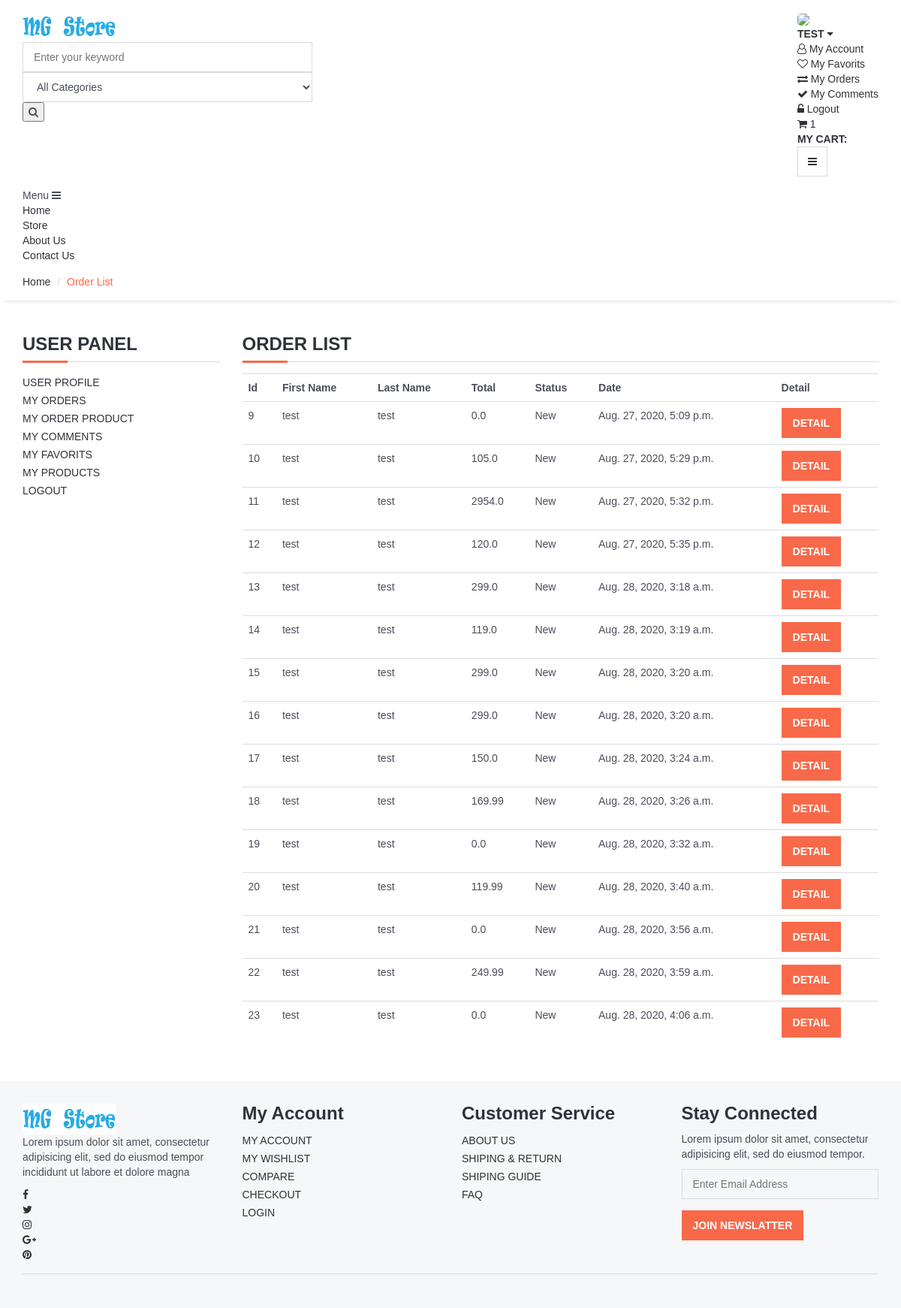
/user/orders/ (signed in), run on the app's committed database.
### order/models.py (models this page shows, shortened)
class Order(models.Model):
    STATUS = (
        ('New', 'New'),
        ('Accepted', 'Accepted'),
        ('Preaparing', 'Preaparing'),
        ('OnShipping', 'OnShipping'),
        ('Completed', 'Completed'),
        ('Canceled', 'Canceled'),
    )
    user = models.ForeignKey(User, on_delete=models.SET_NULL, null=True)
    code = models.CharField(max_length=5, editable=False )
    first_name = models.CharField(max_length=10)
    last_name = models.CharField(max_length=10)
    phone = models.CharField(blank=True, max_length=20)
    address = models.CharField(blank=True, max_length=150)
    city = models.CharField(blank=True, max_length=20)
    country = models.CharField(blank=True, max_length=20)
    total = models.FloatField()
    status=models.CharField(max_length=10,choices=STATUS,default='New')
    ip = models.CharField(blank=True, max_length=20)
    adminnote = models.CharField(blank=True, max_length=100)
    create_at=models.DateTimeField(auto_now_add=True)
    update_at=models.DateTimeField(auto_now=True)

### user/views.py (the view)
# urls.py: path('orders/', views.user_orders, name='user_orders'),
@login_required(login_url='/login') # Check login
def user_orders(request):
    current_user = request.user
    orders=Order.objects.filter(user_id=current_user.id)
    context = {#'category': category,
               'orders': orders,
               }
    return render(request, 'user_orders.html', context)

### home/templatetags/myapptags.py (called while the page is built)
@register.simple_tag
def shopcartcount(userid):
    count = ShopCart.objects.filter(user_id=userid).count()
    return count

### user/templates/user_orders.html (shortened to what this page needs)
{% extends 'homebase.html' %}
{% block sidebar %} {% include 'sidebar.html' %} {% endblock %}
{% block body %}
    <div id="breadcrumb">
        <div class="container">
            <ul class="breadcrumb">
                <li><a href="/">Home</a></li>
                <li class="active">Order List</li>
            </ul>
        </div>
    </div>
    <div class="section">
        <div class="container">
            <div class="row">
                <div class="col-md-3">
                    {% include "user_panel.html" %}
                </div>
                <div class="col-md-9">
                    <div class="order-summary clearfix">
                        <div class="section-title">
                            <h3 class="title">Order List</h3>
                        </div>
                        <table class="shopping-cart-table table">
                            <tr>
                                <th class="text-left">Id </th>
                                <th class="text-left">First Name </th>
                                <th class="text-left">Last Name </th>
                                <th class="text-left">Total </th>
                                <th class="text-left">Status </th>
                                <th class="text-left">Date </th>
                                <th class="text-left">Detail </th>
                            </tr>
                            {% for rs in orders %}
                                <tr>
                                    <td class="text-left">{{ rs.id}} </td>
                                    <td class="text-left">{{ rs.first_name}} </td>
                                    <td class="text-left">{{ rs.last_name}} </td>
                                    <td class="text-left">{{ rs.total}} </td>
                                    <td class="text-left">{{ rs.status}} </td>
                                    <td class="text-left">{{ rs.create_at}} </td>
                                    <td class="text-left"><a class="primary-btn" href="/user/orderdetail/{{ rs.id }}"> Detail </a></td>
                                </tr>
                            {% endfor %}
                        </table>
                    </div>
                </div>
            </div>
        </div>
    </div>
{% endblock %}

### home/templates/header.html (shortened to what this page needs)
{% load static %}
{% load i18n %}
{% load currency %}
<header>
    <div id="header">
        <div class="container">
            <div class="pull-left">
                <div class="header-logo">
                    <a class="logo" href="{% url 'home' %}">
                        <img src="{% static '' %}img/logoMG.png" alt="">
                    </a>
                </div>
                <div class="header-search">
                    <form action="/search/" method="post">
                        <input id="query" name="query" class="input search-input" type="text" placeholder="Enter your keyword">
                        <select name="catid"  class="input search-categories">
                            <option value="0">{% trans "All Categories" %}</option>
                        </select>
                        <button class="search-btn"><i class="fa fa-search"></i></button>
                    </form>
                </div>
            </div>
            <div class="pull-right" >
                <ul class="header-btns">
                    <li class="header-account dropdown default-dropdown">
                        {% if user.id is not None %}
                            <div class="dropdown-toggle" role="button" data-toggle="dropdown" aria-expanded="true">
                                <div class="header-btns-icon">
                                    <img src="{{ request.session.userimage }}" style="height: 40px; border-radius: 30%">
                                </div>
                                <strong class="text-uppercase">{{ user.first_name }} <i class="fa fa-caret-down"></i></strong>
                            </div>
                        {% else %}
                            <a href="{% url 'login' %}" class="text-uppercase">Login</a> / <a href="{% url 'signup' %}" class="text-uppercase">Sign Up</a>
                        {% endif %}
                        <ul class="custom-menu">
                            <li><a href="{% url 'user_index' %}"><i class="fa fa-user-o"></i> {% trans "My Account" %}</a></li>
                            <li><a href="#"><i class="fa fa-heart-o"></i> {% trans "My Favorits" %}</a></li>
                            <li><a href="{% url 'user_orders' %}"><i class="fa fa-exchange"></i> {% trans "My Orders " %}</a></li>
                            <li><a href="{% url 'user_comments' %}"><i class="fa fa-check"></i> {% trans "My Comments" %}</a></li>
                            <li><a href="{% url 'logout' %}"><i class="fa fa-unlock-alt"></i> {% trans "Logout" %}</a></li>
                        </ul>
                    </li>
                    <li class="header-cart dropdown default-dropdown">
                        <a href="{% url 'shopcart'%}" >
                            <div class="header-btns-icon">
                                <i class="fa fa-shopping-cart"></i>
                                {% load myapptags %}
                                {% shopcartcount user.id as count %}
                                <span class="qty">{{ count }}</span>
                            </div>
                            <strong class="text-uppercase">{% trans "My Cart:" %}</strong>
                            <br>
                        </a>
                    </li>
                    <li class="nav-toggle">
                        <button class="nav-toggle-btn main-btn icon-btn"><i class="fa fa-bars"></i></button>
                    </li>
                </ul>
            </div>
        </div>
    </div>
</header>

### home/static/css/style.css (style rules this page uses)
body { font-family: 'Montserrat', sans-serif; color: #4A4E5A; overflow-x: hidden; }
h1, h2, h3, h4, h5, h6 { color: #30323A; margin: 0 0 10px; font-weight: 700; }
a { color: #30323A; -webkit-transition: 0.3s color; transition: 0.3s color; }
strong { color: #30323A; }
ul, ol { margin: 0; padding: 0; list-style: none }
.main-btn, .primary-btn { display: inline-block; padding: 10px 15px; text-transform: uppercase; font-weight: 700; border: none; -webkit-transition: 0.3s all; transition: 0.3s all; }
.icon-btn.main-btn, .icon-btn.primary-btn { width: 40px; height: 40px; line-height: 40px; text-align: center; padding: 0px; border: none; }
.main-btn { color: #30323A; background-color: #FFF; -webkit-box-shadow: 0px 0px 0px 1px #DADADA inset, 0px 0px 0px 6px transparent; box-shadow: 0px 0px 0px 1px #DADADA inset, 0px 0px 0px 6px transparent; }
.primary-btn { color: #FFF; background-color: #F8694A; }
.input { width: 100%; height: 40px; padding: 0px 15px; border: none; background-color: transparent; -webkit-box-shadow: 0px 0px 0px 1px #DADADA inset, 0px 0px 0px 5px transparent; box-shadow: 0px 0px 0px 1px #DADADA inset, 0px 0px 0px 5px transparent; -webkit-transition: 0.3s all; transition: 0.3s all; }
.section { padding-top: 30px; padding-bottom: 30px; }
.section-title { position: relative; margin-bottom: 15px; margin-top: 15px; border-bottom: 1px solid #DADADA; }
.section-title .title { display: inline-block; text-transform: uppercase; }
.section-title:after { content: ""; position: absolute; left: 0; bottom: -1.5px; height: 3px; width: 60px; background-color: #F8694A; }
#breadcrumb { -webkit-box-shadow: 0px 6px 6px -6px rgba(0, 0, 0, 0.175); box-shadow: 0px 6px 6px -6px rgba(0, 0, 0, 0.175); }
.breadcrumb { background-color: transparent; border: none; border-radius: 0px; padding: 15px 0px; margin: 0; }
.breadcrumb>.active { color: #F8694A; }
.breadcrumb>li+li:before { color: #DADADA; }
#header { padding-top: 15px; padding-bottom: 15px; }

### data on the page
Order: id "9", first_name "test", last_name "test", total "0.0", status "New", create_at "Aug. 27, 2020, 5:09 p.m."
Order: id "10", first_name "test", last_name "test", total "105.0", status "New", create_at "Aug. 27, 2020, 5:29 p.m."
Order: id "11", first_name "test", last_name "test", total "2954.0", status "New", create_at "Aug. 27, 2020, 5:32 p.m."
Order: id "12", first_name "test", last_name "test", total "120.0", status "New", create_at "Aug. 27, 2020, 5:35 p.m."
Order: id "13", first_name "test", last_name "test", total "299.0", status "New", create_at "Aug. 28, 2020, 3:18 a.m."
Order: id "14", first_name "test", last_name "test", total "119.0", status "New", create_at "Aug. 28, 2020, 3:19 a.m."
Order: id "15", first_name "test", last_name "test", total "299.0", status "New", create_at "Aug. 28, 2020, 3:20 a.m."
Order: id "16", first_name "test", last_name "test", total "299.0", status "New", create_at "Aug. 28, 2020, 3:20 a.m."
Order: id "17", first_name "test", last_name "test", total "150.0", status "New", create_at "Aug. 28, 2020, 3:24 a.m."
Order: id "18", first_name "test", last_name "test", total "169.99", status "New", create_at "Aug. 28, 2020, 3:26 a.m."
Order: id "19", first_name "test", last_name "test", total "0.0", status "New", create_at "Aug. 28, 2020, 3:32 a.m."
Order: id "20", first_name "test", last_name "test", total "119.99", status "New", create_at "Aug. 28, 2020, 3:40 a.m."
Order: id "21", first_name "test", last_name "test", total "0.0", status "New", create_at "Aug. 28, 2020, 3:56 a.m."
Order: id "22", first_name "test", last_name "test", total "249.99", status "New", create_at "Aug. 28, 2020, 3:59 a.m."
Order: id "23", first_name "test", last_name "test", total "0.0", status "New", create_at "Aug. 28, 2020, 4:06 a.m."

### other printed values
{{ user.first_name }} "TEST"
{{ count }} "1"
